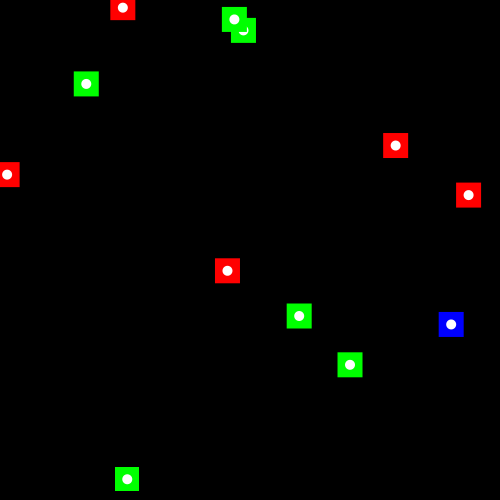
Frame 1 (no input)
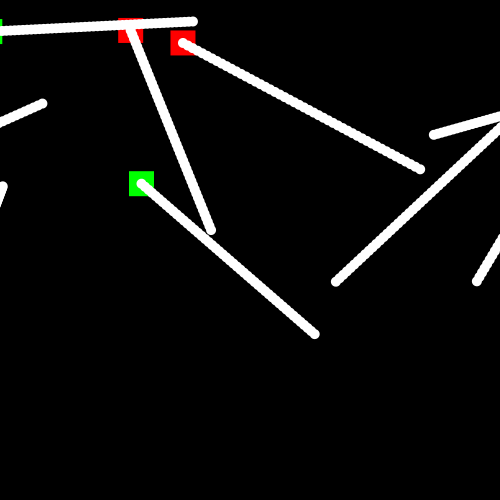
Frame 60 (the mouse pressed at the canvas centre just before this capture)
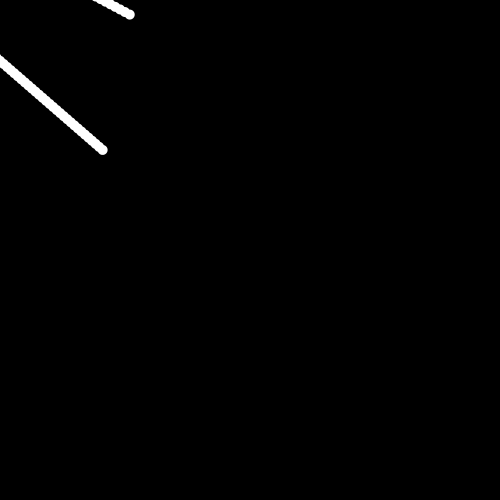
Frame 120 (the mouse held since frame 60 and released just before this capture)

The Processing sketch that drew these frames (run headless with seeded random() and noise(); from frame 60 on, the mouse is pressed at the canvas centre):

// Processing sketch: Esercizio1
// ── Esercizio1.pde
/* In una canvas di 500 pixel per 500 pixel con background nero si posizionino 12 robot. 
Ciascun robot ha tre stati interni: R,G,B. I robot passano ciclicamente tra i tre stati 
ogni 100 fotogrammi. Lo stato iniziale di ciascun robot è assegnato a caso. Ciascun robot 
è rappresentato graficamente da un quadrato di lato 25 x 25, riempito del colore che 
corrisponde al suo stato interno. Ad ogni fotogramma la posizione di ciascun robot viene 
aggiornata di un offset (dx, dy) dove dx e dy sono quantità a caso tra -5 e +5 pixel. 
I robot muovendosi lasciano un "scia" costituita dalla loro "forma". La scia però è 
riempita di bianco. Premendo il tasto R l'app si re-inizializza. */

// Dichiarazione di una classe Robot per gestire lo stato interno e la posizione di ogni robot
class Robot{
  int state; // lo stato interno del robot (0=R, 1=G, 2=B)
  float x, y; // la posizione attuale del robot
  float dx, dy; // l'offset per aggiornare la posizione del robot ad ogni fotogramma
  ArrayList<PVector> trail; // l'elenco di punti che costituiscono la scia del robot

  Robot(){
    state = int(random(3)); // stato iniziale casuale
    x = random(width);
    y = random(height);
    dx = random(-5, 5);
    dy = random(-5, 5);
    trail = new ArrayList<PVector>();
  }

  void update(){
    // Aggiorna la posizione del robot e aggiunge un punto alla scia
    x += dx;
    y += dy;
    trail.add(new PVector(x, y));

    // Se la scia è troppo lunga, rimuove il punto più vecchio
    if (trail.size() > 50) {
      trail.remove(0);
    }

    // Cambia lo stato del robot ogni 100 fotogrammi
    if (frameCount % 100 == 0) {
      state = (state + 1) % 3;
    }
  }

  void display(){
    // Disegna il robot come un quadrato riempito del colore corrispondente allo stato interno
    fill(state == 0 ? color(255, 0, 0) : state == 1 ? color(0, 255, 0) : color(0, 0, 255));
    rectMode(CENTER);
    rect(x, y, 25, 25);

    // Disegna la scia come un insieme di cerchi bianchi
    noStroke();
    fill(255);
    for (PVector pt : trail) {
      ellipse(pt.x, pt.y, 10, 10);
    }
  }
}

Robot[] robots; // l'array di robot

void setup(){
  size(500, 500);
  background(0);

  // Crea l'array di robot
  robots = new Robot[12];
  for (int i = 0; i < 12; i++) {
    robots[i] = new Robot();
  }
}

void draw(){
  background(0);

  // Aggiorna e disegna ogni robot
  for (Robot robot : robots) {
    robot.update();
    robot.display();
  }
}

void keyPressed(){
  // Re-inizializza gli stati e le posizioni dei robot premendo il tasto R
  if (key == 'r' || key == 'R') {
    for (Robot robot : robots) {
      robot.state = int(random(3));
      robot.x = random(width);
      robot.y = random(height);
      robot.dx = random(-5, 5);
      robot.dy = random(-5, 5);
      robot.trail.clear();
    }
  }
}
